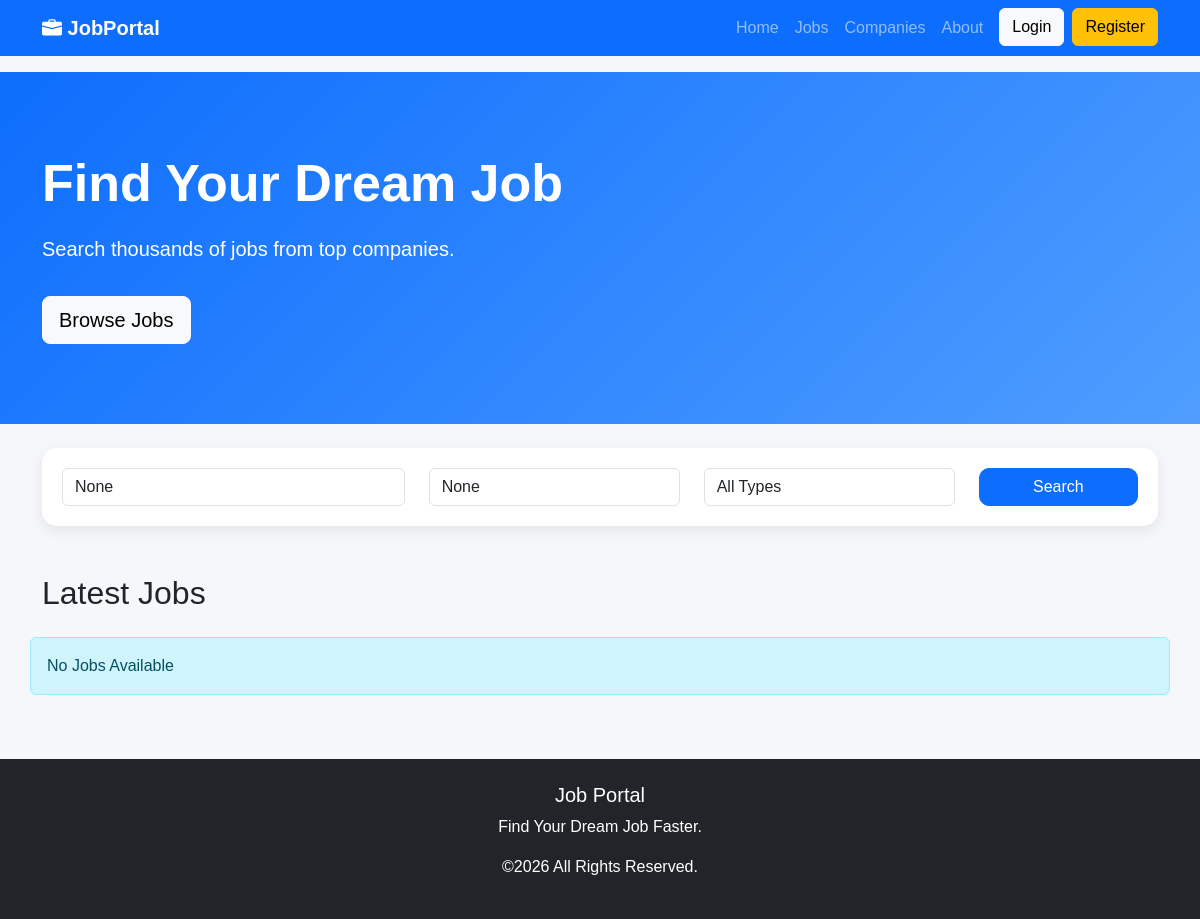
The app's page /, older data.
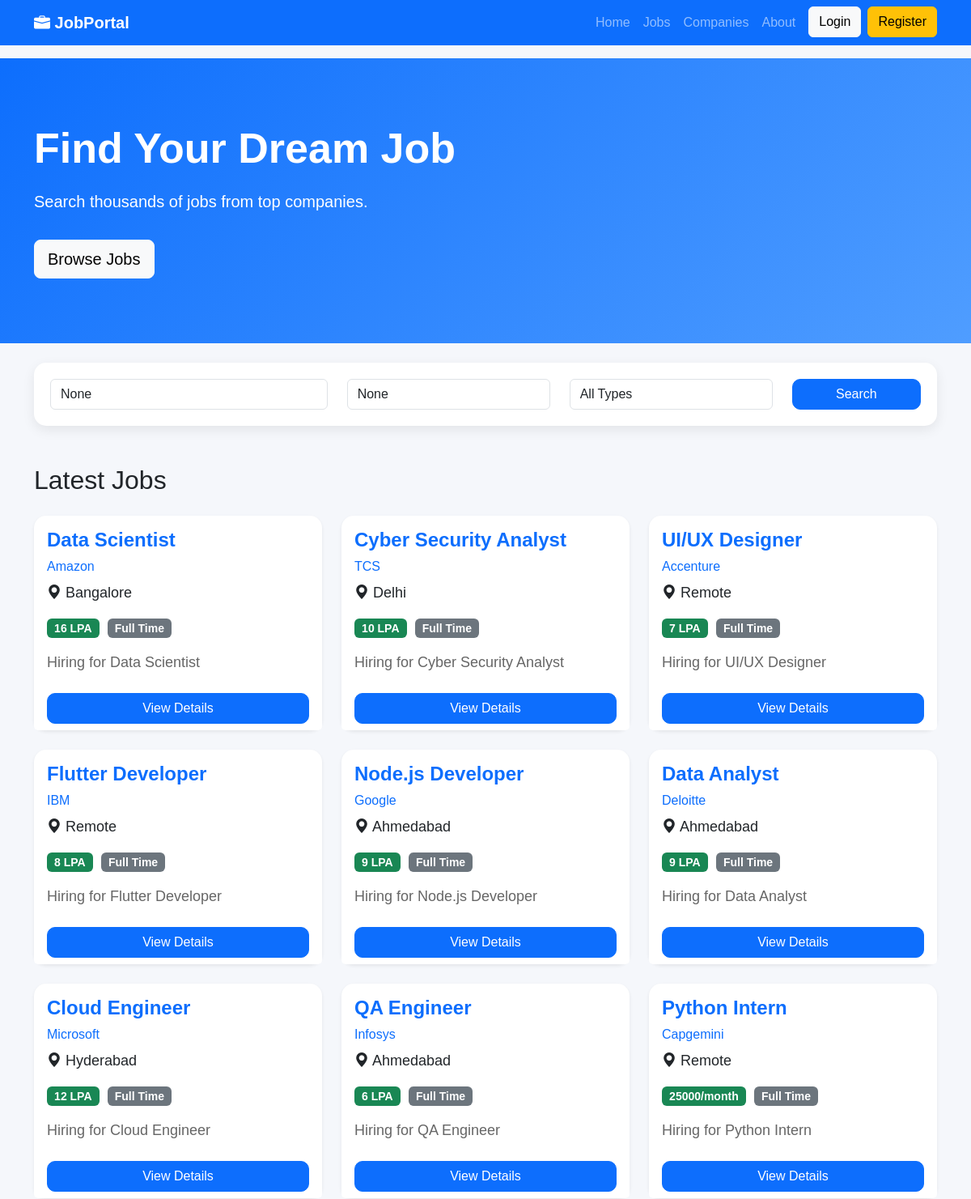
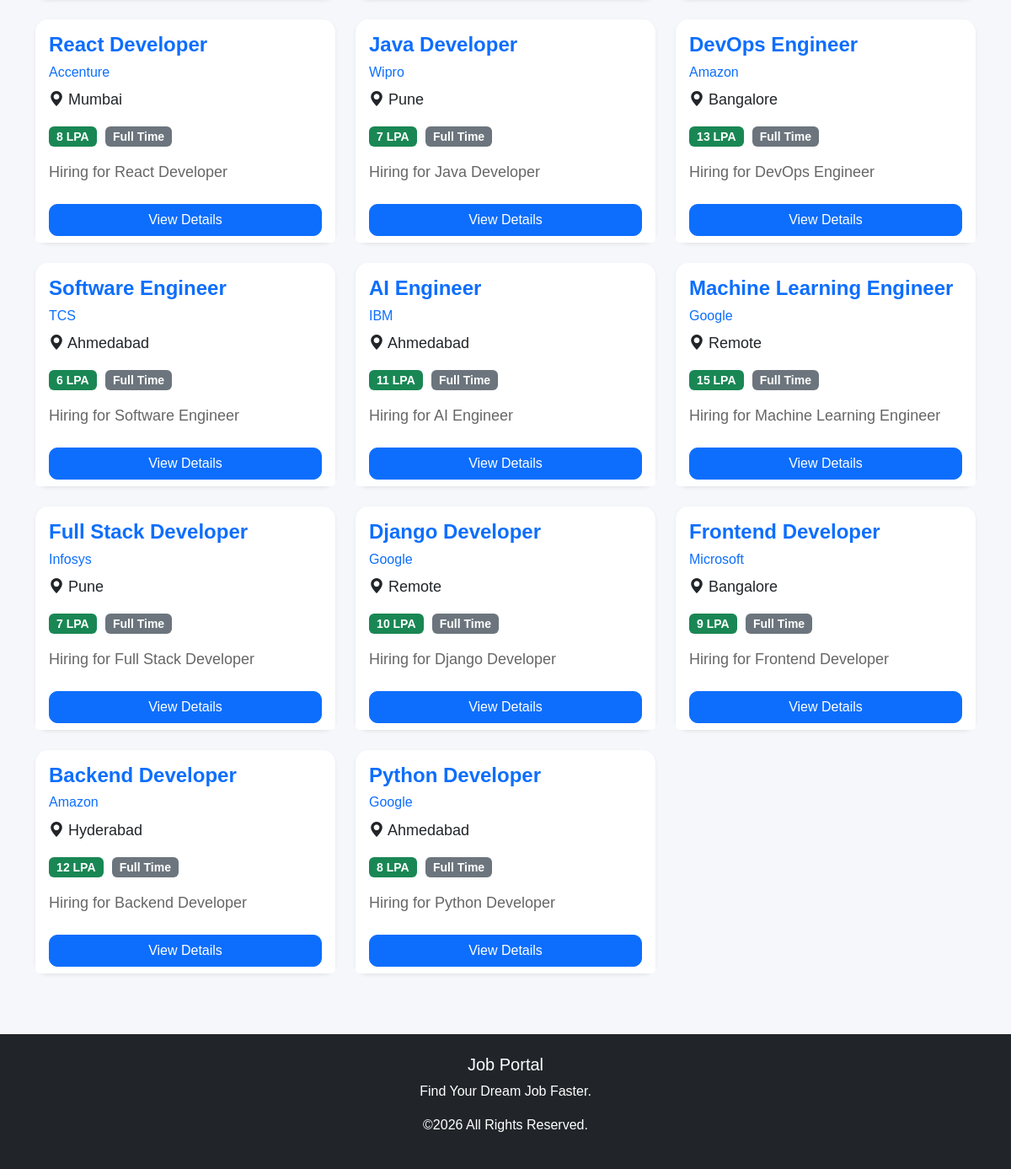
The same page, newer data (2 pictures, top to bottom).
### jobs/models.py (models this page shows, shortened)
class Job(models.Model):
    class EmploymentType(models.TextChoices):
        FULL_TIME = "full_time", "Full Time"
        PART_TIME = "part_time", "Part Time"
        CONTRACT = "contract", "Contract"
        INTERNSHIP = "internship", "Internship"
    title = models.CharField(max_length=200)
    company = models.ForeignKey(Company,on_delete=models.CASCADE)
    location = models.CharField(max_length=200)
    salary = models.CharField(max_length=100)
    description = models.TextField()
    employment_type = models.CharField(
        max_length=20,
        choices=EmploymentType.choices,
        default=EmploymentType.FULL_TIME,
    )
    is_active = models.BooleanField(default=True)
    created_at = models.DateTimeField(auto_now_add=True)
    updated_at = models.DateTimeField(default=timezone.now)
    class Meta:
        ordering = ["-created_at"]

class Company(models.Model):
    name = models.CharField(max_length=200)
    logo = models.ImageField(
        upload_to="company_logo/",
        blank=True,
        null=True
    )
    website = models.URLField(
        blank=True,
        null=True
    )
    email = models.EmailField(
        blank=True,
        null=True
    )
    location = models.CharField(
        max_length=200,
        blank=True,
        null=True
    )
    description = models.TextField(
        blank=True,
        null=True
    )

### jobs/views.py (the view)
# urls.py: 2. Add a URL to urlpatterns:  path('', views.home, name='home')
def home(request):
    jobs = Job.objects.filter(is_active=True)
    search = request.GET.get("search")
    location = request.GET.get("location")
    job_type = request.GET.get("type")
    if search:
        jobs = jobs.filter(title__icontains=search)
    if location:
        jobs = jobs.filter(location__icontains=location)
    if job_type:
        jobs = jobs.filter(employment_type=job_type)
    context = {
        "jobs": jobs,
        "search": search,
        "location": location,
        "job_type": job_type,
        "employment_types": Job.EmploymentType.choices,
    }
    return render(request, "jobs/home.html", context)

### templates/jobs/home.html (shortened to what this page needs)
{% extends 'base.html' %}
{% block content %}
<section class="hero">
<div class="container">
<div class="row">
<div class="col-lg-7">
<h1>Find Your Dream Job</h1>
<p>
Search thousands of jobs from top companies.
</p>
<a href="#jobs"
class="btn btn-light btn-lg mt-3">
Browse Jobs
</a>
</div>
</div>
</div>
</section>
<div class="container mt-4">
<form method="GET">
<div class="row">
<div class="col-md-4">
<input
type="text"
name="search"
class="form-control"
placeholder="Search Job..."
value="{{ search }}">
</div>
<div class="col-md-3">
<input
type="text"
name="location"
class="form-control"
placeholder="Location"
value="{{ location }}">
</div>
<div class="col-md-3">
<select
name="type"
class="form-control">
<option value="">All Types</option>
</select>
</div>
<div class="col-md-2">
<button
class="btn btn-primary w-100">
Search
</button>
</div>
</div>
</form>
</div>
<div class="container mt-5"
id="jobs">
<h2 class="mb-4">
Latest Jobs
</h2>
<div class="row">
{% for job in jobs %}
<div class="col-md-4 mb-4">
<div class="card shadow-sm h-100">
    <div class="card-body">
        <h4 class="card-title">
            {{ job.title }}
        </h4>
       <h6 class="text-primary">
    <a href="{% url 'company_detail' job.company.id %}"
       class="text-decoration-none">
        {{ job.company.name }}
    </a>
</h6>
        <p>
            <i class="bi bi-geo-alt-fill"></i>
            {{ job.location }}
        </p>
        <p>
            <span class="badge bg-success">
                {{ job.salary }}
            </span>
            <span class="badge bg-secondary">
                {{ job.get_employment_type_display }}
            </span>
        </p>
        <p class="card-text">
            {{ job.description|truncatechars:120 }}
        </p>
    </div>
    <div class="card-footer bg-white">
        <a href="{% url 'job_detail' job.id %}"
           class="btn btn-primary w-100">
            View Details
        </a>
    </div>
</div>
</div>
{% empty %}
<div class="alert alert-info">
No Jobs Available
</div>
{% endfor %}
</div>
</div>
{% endblock %}

### templates/base.html (shortened to what this page needs)
{% load static %}
<!DOCTYPE html>
<html lang="en">
<head>
<link href="https://cdn.jsdelivr.net/npm/bootstrap@5.3.3/dist/css/bootstrap.min.css" rel="stylesheet">
<link rel="stylesheet"
href="https://cdn.jsdelivr.net/npm/bootstrap-icons@1.11.3/font/bootstrap-icons.min.css">
<link rel="stylesheet"
href="{% static 'css/style.css' %}">
</head>
<body>
<nav class="navbar navbar-expand-lg navbar-dark bg-primary">
<div class="container">
<a class="navbar-brand fw-bold" href="/">
<i class="bi bi-briefcase-fill"></i>
JobPortal
</a>
<div class="collapse navbar-collapse"
id="navbar">
<ul class="navbar-nav ms-auto">
<li class="nav-item">
<a class="nav-link" href="/">Home</a>
</li>
<li class="nav-item">
<a class="nav-link" href="#">Jobs</a>
</li>
<li class="nav-item">
<a class="nav-link" href="#">Companies</a>
</li>
<li class="nav-item">
<a class="nav-link" href="#">About</a>
</li>
<li class="nav-item">
{% if user.is_authenticated %}
<li class="nav-item">
<span class="nav-link">
Hello {{ user.username }}
<li class="nav-item">
    <a class="nav-link" href="{% url 'dashboard' %}">
        Dashboard
    </a>
</li>
<li class="nav-item">
<a class="nav-link"
href="{% url 'profile' %}">
My Profile
<li class="nav-item">
    <a class="nav-link"
       href="{% url 'my_applications' %}">
        My Applications
    </a>
</li>
<li class="nav-item">
    <a class="nav-link" href="{% url 'saved_jobs' %}">
        Saved Jobs
    </a>
</li>
</a>
</li>
</span>
</li>
<li class="nav-item">
<a class="btn btn-danger ms-2"
href="{% url 'logout' %}">
Logout
</a>
</li>
{% else %}
<li class="nav-item">
<a class="btn btn-light ms-2"
href="{% url 'login' %}">
Login
</a>
</li>
<li class="nav-item">
<a class="btn btn-warning ms-2"
href="{% url 'register' %}">
Register
</a>
</li>
{% endif %}
</li>
</ul>
</div>
</div>
</nav>
{% block content %}
{% endblock %}
<footer class="bg-dark text-white mt-5">
<div class="container text-center py-4">
<h5>Job Portal</h5>
<p>Find Your Dream Job Faster.</p>
<p>©2026 All Rights Reserved.</p>
</div>
</footer>
</body>
</html>

### static/style.css (style rules this page uses)
body { background:#f6f8fc; font-family:Arial,Helvetica,sans-serif; }
.hero { background:linear-gradient(135deg,#0d6efd,#4da3ff); color:white; padding:100px 0; }
.hero h1 { font-size:55px; font-weight:bold; }
.hero p { font-size:20px; margin-top:20px; }
footer { margin-top:80px; }
body { background:#f5f7fb; font-family:Arial, Helvetica, sans-serif; }
.hero { background:linear-gradient(135deg,#0d6efd,#4f9dff); color:white; padding:80px 0; }
.hero h1 { font-size:52px; font-weight:bold; }
.hero p { font-size:20px; }
form { background:white; padding:20px; border-radius:15px; box-shadow:0 5px 15px rgba(0,0,0,.08); }
.card { border:none; border-radius:15px; transition:.3s; }
.card-title { font-weight:bold; color:#0d6efd; }
.card-text { color:#666; }
.card-footer { border:none; }
.badge { font-size:14px; margin-right:5px; }
.btn-primary { border-radius:10px; }
.card { border-radius:15px; transition:.3s; }
.card p { font-size:18px; margin-top:10px; }

Row changes from the older to the newer data that the page shows:
added Job: title "Data Scientist", company.name "Amazon", location "Bangalore", salary "16 LPA", employment_type "Full Time", description "Hiring for Data Scientist"
added Job: title "Cyber Security Analyst", company.name "TCS", location "Delhi", salary "10 LPA", employment_type "Full Time", description "Hiring for Cyber Security Analyst"
added Job: title "UI/UX Designer", company.name "Accenture", location "Remote", salary "7 LPA", employment_type "Full Time", description "Hiring for UI/UX Designer"
added Job: title "Flutter Developer", company.name "IBM", location "Remote", salary "8 LPA", employment_type "Full Time", description "Hiring for Flutter Developer"
added Job: title "Node.js Developer", company.name "Google", location "Ahmedabad", salary "9 LPA", employment_type "Full Time", description "Hiring for Node.js Developer"
added Job: title "Data Analyst", company.name "Deloitte", location "Ahmedabad", salary "9 LPA", employment_type "Full Time", description "Hiring for Data Analyst"
added Job: title "Cloud Engineer", company.name "Microsoft", location "Hyderabad", salary "12 LPA", employment_type "Full Time", description "Hiring for Cloud Engineer"
added Job: title "QA Engineer", company.name "Infosys", location "Ahmedabad", salary "6 LPA", employment_type "Full Time", description "Hiring for QA Engineer"
added Job: title "Python Intern", company.name "Capgemini", location "Remote", salary "25000/month", employment_type "Full Time", description "Hiring for Python Intern"
added Job: title "React Developer", company.name "Accenture", location "Mumbai", salary "8 LPA", employment_type "Full Time", description "Hiring for React Developer"
added Job: title "Java Developer", company.name "Wipro", location "Pune", salary "7 LPA", employment_type "Full Time", description "Hiring for Java Developer"
added Job: title "DevOps Engineer", company.name "Amazon", location "Bangalore", salary "13 LPA", employment_type "Full Time", description "Hiring for DevOps Engineer"
added Job: title "Software Engineer", company.name "TCS", location "Ahmedabad", salary "6 LPA", employment_type "Full Time", description "Hiring for Software Engineer"
added Job: title "AI Engineer", company.name "IBM", location "Ahmedabad", salary "11 LPA", employment_type "Full Time", description "Hiring for AI Engineer"
added Job: title "Machine Learning Engineer", company.name "Google", location "Remote", salary "15 LPA", employment_type "Full Time", description "Hiring for Machine Learning Engineer"
added Job: title "Full Stack Developer", company.name "Infosys", location "Pune", salary "7 LPA", employment_type "Full Time", description "Hiring for Full Stack Developer"
added Job: title "Django Developer", company.name "Google", location "Remote", salary "10 LPA", employment_type "Full Time", description "Hiring for Django Developer"
added Job: title "Frontend Developer", company.name "Microsoft", location "Bangalore", salary "9 LPA", employment_type "Full Time", description "Hiring for Frontend Developer"
added Job: title "Backend Developer", company.name "Amazon", location "Hyderabad", salary "12 LPA", employment_type "Full Time", description "Hiring for Backend Developer"
added Job: title "Python Developer", company.name "Google", location "Ahmedabad", salary "8 LPA", employment_type "Full Time", description "Hiring for Python Developer"
Text that changed along with them:
text no longer shown: "No Jobs Available"
